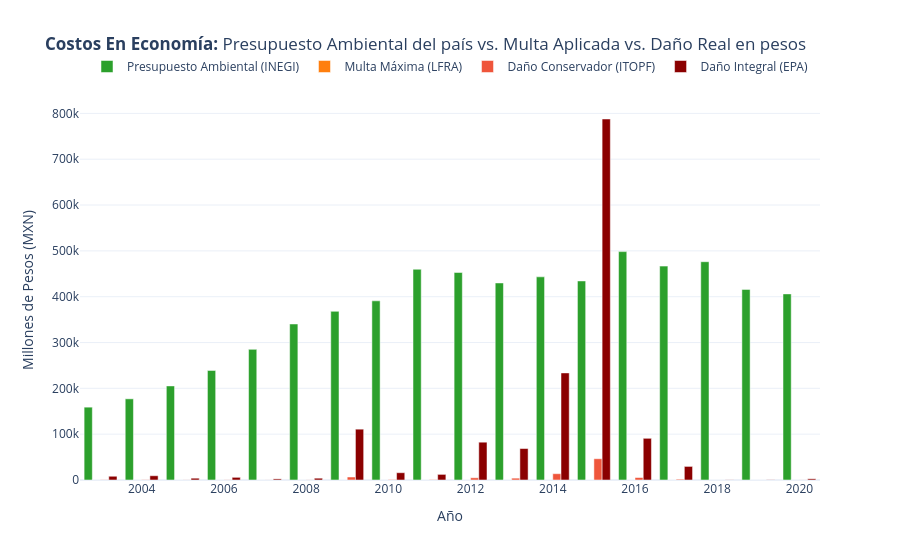

Here is the notebook cell this chart was saved with:
### Code cell
import plotly.graph_objects as go

fig = go.Figure()

# 1. Gasto del Gobierno (Verde)
fig.add_trace(go.Bar(
    x=df_triangulo['año'],
    y=df_triangulo['Gasto Protección Ambiental (Millones MXN)'],
    name='Presupuesto Ambiental (INEGI)',
    marker_color='#2ca02c'
))

# 2. Multa Máxima de la Ley (Naranja)
fig.add_trace(go.Bar(
    x=df_triangulo['año'],
    y=df_triangulo['Multa Máxima LFRA (Millones MXN)'],
    name='Multa Máxima (LFRA)',
    marker_color='#ff7f0e'
))

# 3. Costo Conservador ITOPF (Rojo claro)
fig.add_trace(go.Bar(
    x=df_triangulo['año'],
    y=df_triangulo['Costo Limpieza ITOPF (Millones MXN)'],
    name='Daño Conservador (ITOPF)',
    marker_color='#ef553b'
))

# 4. Costo Integral EPA (Rojo oscuro - El Monstruo)
fig.add_trace(go.Bar(
    x=df_triangulo['año'],
    y=df_triangulo['Costo Restauración EPA (Millones MXN)'],
    name='Daño Integral (EPA)',
    marker_color='#8b0000'
))

fig.update_layout(
    title='<b>Costos En Economía:</b> Presupuesto Ambiental del país vs. Multa Aplicada vs. Daño Real en pesos',
    xaxis_title='Año',
    yaxis_title='Millones de Pesos (MXN)',
    barmode='group',
    template='plotly_white',
    hovermode='x unified',
    legend=dict(
        orientation="h",
        yanchor="bottom",
        y=1.05,
        xanchor="center",
        x=0.5
    )
)

fig.show()

### Figure 1 — Plotly figure (JSON) as saved in the notebook; plotly's stock layout.template omitted (floating-point values rounded to 4 significant figures)
{"data": [{"marker": {"color": "#2ca02c"}, "name": "Presupuesto Ambiental (INEGI)", "type": "bar", "x": [2003, 2004, 2005, 2006, 2007, 2008, 2009, 2010, 2011, 2012, 2013, 2014, 2015, 2016, 2017, 2018, 2019, 2020], "y": [158900.0, 177100.0, 205300.0, 239100.0, 285000.0, 340400.0, 368000.0, 391000.0, 459800.0, 452800.0, 430000.0, 443300.0, 434400.0, 498300.0, 466700.0, 476300.0, 415900.0, 406100.0]}, {"marker": {"color": "#ff7f0e"}, "name": "Multa Máxima (LFRA)", "type": "bar", "x": [2003, 2004, 2005, 2006, 2007, 2008, 2009, 2010, 2011, 2012, 2013, 2014, 2015, 2016, 2017, 2018, 2019, 2020], "y": [65.1, 65.1, 65.1, 65.1, 65.1, 65.1, 65.1, 65.1, 65.1, 65.1, 65.1, 65.1, 65.1, 65.1, 65.1, 65.1, 65.1, 65.1]}, {"marker": {"color": "#ef553b"}, "name": "Daño Conservador (ITOPF)", "type": "bar", "x": [2003, 2004, 2005, 2006, 2007, 2008, 2009, 2010, 2011, 2012, 2013, 2014, 2015, 2016, 2017, 2018, 2019, 2020], "y": [482.4, 547.8, 232.1, 343.3, 143.9, 232.7, 6533.0, 937.3, 722.5, 4860.0, 4044.0, 13760.0, 46400.0, 5359.0, 1746.0, 17.6, 24.54, 154.5]}, {"marker": {"color": "#8b0000"}, "name": "Daño Integral (EPA)", "type": "bar", "x": [2003, 2004, 2005, 2006, 2007, 2008, 2009, 2010, 2011, 2012, 2013, 2014, 2015, 2016, 2017, 2018, 2019, 2020], "y": [8190.0, 9301.0, 3941.0, 5829.0, 2443.0, 3951.0, 110900.0, 15910.0, 12270.0, 82510.0, 68650.0, 233700.0, 787700.0, 90980.0, 29650.0, 298.8, 416.6, 2623.0]}], "layout": {"barmode": "group", "hovermode": "x unified", "legend": {"orientation": "h", "x": 0.5, "xanchor": "center", "y": 1.05, "yanchor": "bottom"}, "title": {"text": "<b>Costos En Economía:</b> Presupuesto Ambiental del país vs. Multa Aplicada vs. Daño Real en pesos"}, "xaxis": {"title": {"text": "Año"}}, "yaxis": {"title": {"text": "Millones de Pesos (MXN)"}}}}
